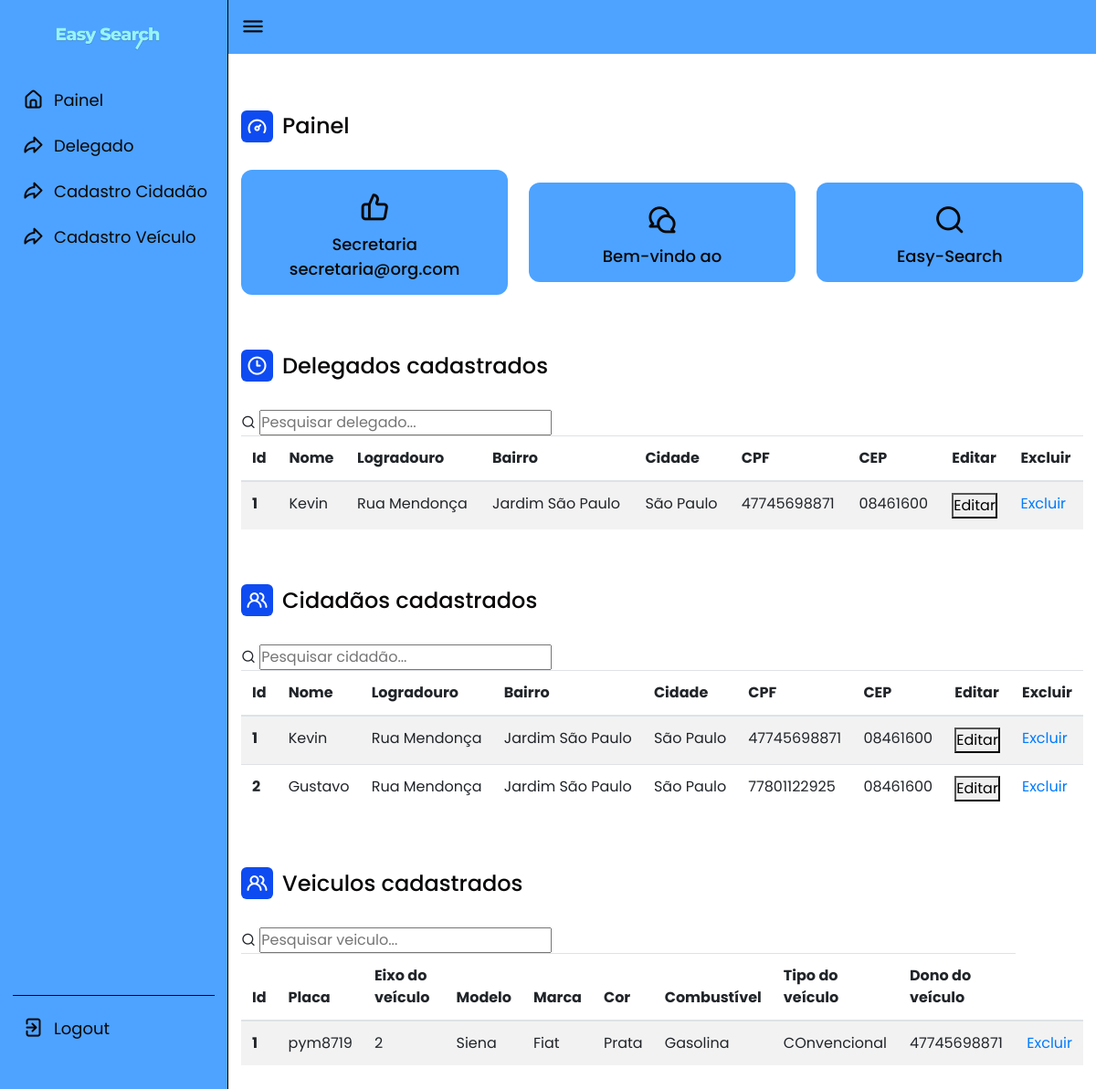
Screenshot of /secretaria/index.php (signed in) with the database file from the repository.
### tables this page shows
CREATE TABLE `tbdelegado` (
  `idDelegado` int(11) NOT NULL,
  `nomeDelegado` varchar(50) NOT NULL,
  `sobrenomeDelegado` varchar(50) NOT NULL,
  `cpfDelegado` varchar(11) NOT NULL,
  `generoDelegado` varchar(10) NOT NULL,
  `logradouroDelegado` varchar(100) NOT NULL,
  `numLogDelegado` int(11) NOT NULL,
  `cepDelegado` varchar(8) NOT NULL,
  `complementoDelegado` varchar(100) NOT NULL,
  `bairroDelegado` varchar(100) NOT NULL,
  `cidadeDelegado` varchar(100) NOT NULL,
  `senhaDelegado` varchar(50) NOT NULL,
  `idSecretaria` int(11) NOT NULL
);

CREATE TABLE `tbcidadao` (
  `idCidadao` int(11) NOT NULL,
  `nomeCidadao` varchar(50) NOT NULL,
  `sobrenomeCidadao` varchar(50) NOT NULL,
  `emailCidadao` varchar(100) NOT NULL,
  `cpfCidadao` varchar(11) NOT NULL,
  `generoCidadao` varchar(10) NOT NULL,
  `DataNascCidadao` date NOT NULL,
  `logradouroCidadao` varchar(100) NOT NULL,
  `numLogCidadao` int(11) NOT NULL,
  `cepCidadao` varchar(8) NOT NULL,
  `complementoCidadao` varchar(100) NOT NULL,
  `bairroCidadao` varchar(100) NOT NULL,
  `cidadeCidadao` varchar(100) NOT NULL,
  `idSituacao` int(11) DEFAULT NULL
);

CREATE TABLE `tbveiculo` (
  `idVeiculo` int(11) NOT NULL,
  `placaVeiculo` char(7) NOT NULL,
  `tipoEixoVeiculo` varchar(2) NOT NULL,
  `idModeloVeiculo` int(11) NOT NULL,
  `idMarca` int(11) NOT NULL,
  `idCor` int(11) NOT NULL,
  `idTipoCombustivel` int(11) NOT NULL,
  `idTipoVeiculo` int(11) NOT NULL,
  `idCidadao` int(11) NOT NULL
);

CREATE TABLE `tbmodeloveiculo` (
  `idModeloVeiculo` int(11) NOT NULL,
  `nomeModeloVeiculo` varchar(50) NOT NULL
);

CREATE TABLE `tbmarca` (
  `idMarca` int(11) NOT NULL,
  `nomeMarca` varchar(50) NOT NULL
);

CREATE TABLE `tbcor` (
  `idCor` int(11) NOT NULL,
  `nomeCor` varchar(50) NOT NULL
);

CREATE TABLE `tbtipocombustivel` (
  `idTipoCombustivel` int(11) NOT NULL,
  `TipoCombustivel` varchar(25) NOT NULL
);

CREATE TABLE `tbtipoveiculo` (
  `idTipoVeiculo` int(11) NOT NULL,
  `nomeTipoVeiculo` varchar(25) NOT NULL
);

### secretaria/index.php (the view, shortened to what the rows shown need)
<!DOCTYPE html>
<html lang="en">
<head>
    <link rel="stylesheet" href="./css/secretaria.css">
    <link rel="stylesheet" href="https://unicons.iconscout.com/release/v4.0.0/css/line.css">
    <link rel="stylesheet" href="https://maxcdn.bootstrapcdn.com/bootstrap/4.5.2/css/bootstrap.min.css">
</head>
<body>
    <section class="dashboard">
        <div class="dash-content">
                            <?php
                                $Id = $_SESSION['id'];
                            ?>
            <div class="activity">
                <?php
                    require_once '../dao/DelegadoDao.php';
                    try {
                        $listaDelegado = DelegadoDao::listardelegado();
                    } catch (Exception $e) {
                        echo '<pre>';
                        print_r($e);
                        echo '</pre>';
                        echo $e->getMessage();
                    }
                ?>
                <table id="tableDelegados" class="table table-striped">
                    <thead>
                        <tr>
                            <th scope="col">Id</th>
                            <th scope="col">Nome</th>
                            <th scope="col">Logradouro</th>
                            <th scope="col">Bairro</th>
                            <th scope="col">Cidade</th>
                            <th scope="col">CPF</th>
                            <th scope="col">CEP</th>
                            <th scope="col">Editar</th>
                            <th scope="col">Excluir</th>
                    </thead>
                    <tbody>
                        <?php foreach ($listaDelegado as $Delegado) { ?>
                            <?php if ($Delegado['idSecretaria'] == $Id) { ?>
                                <tr>
                                    <th class="table-cell" scope="row"><?php echo $Delegado['idDelegado']; ?></th>
                                    <td class="table-cell"><?php echo $Delegado['nomeDelegado']; ?></td>
                                    <td class="table-cell"><?php echo $Delegado['logradouroDelegado']; ?></td>
                                    <td class="table-cell"><?php echo $Delegado['bairroDelegado']; ?></td>
                                    <td class="table-cell"><?php echo $Delegado['cidadeDelegado']; ?></td>
                                    <td class="table-cell"><?php echo $Delegado['cpfDelegado']; ?></td>
                                    <td class="table-cell"><?php echo $Delegado['cepDelegado']; ?></td>
                                    <td class="table-cell">
                                    <button class="edit-button" data-toggle="modal" data-target="#modalEditar" data-id="<?php echo $Delegado['idDelegado']; ?>" data-nome="<?php echo $Delegado['nomeDelegado']; ?>" data-logradouro="<?php echo $Delegado['logradouroDelegado']; ?>" data-bairro="<?php echo $Delegado['bairroDelegado']; ?>" data-cidade="<?php echo $Delegado['cidadeDelegado']; ?>" data-cpf="<?php echo $Delegado['cpfDelegado']; ?>" data-cep="<?php echo $Delegado['cepDelegado']; ?>">Editar</button>
                                    </td>
                                    <td class="excluir-buttom"><a href="#" onclick="confirmarExclusao()">Excluir</a></td>
                                </tr>
                            <?php } ?>
                        <?php } ?>
                    </tbody>
                </table>
                <?php
                require_once '../dao/CidadaoDao.php';
                try {
                    $listaCidadao = CidadaoDao::listarcidadao();
                } catch (Exception $e) {
                    echo '<pre>';
                    print_r($e);
                    echo '</pre>';
                    echo $e->getMessage();
                }
                ?>
                <table id="tableCidadaos" class="table table-striped">
                    <thead>
                        <tr>
                            <th scope="col">Id</th>
                            <th scope="col">Nome</th>
                            <th scope="col">Logradouro</th>
                            <th scope="col">Bairro</th>
                            <th scope="col">Cidade</th>
                            <th scope="col">CPF</th>
                            <th scope="col">CEP</th>
                            <th scope="col">Editar</th>
                            <th scope="col">Excluir</th>
                        </tr>
                    </thead>
                    <tbody>
                        <?php foreach ($listaCidadao as $Cidadao) { ?>
                            <tr>
                                <th class="table-cell" scope="row"><?php echo $Cidadao['idCidadao']; ?></th>
                                <td class="table-cell"><?php echo $Cidadao['nomeCidadao']; ?></td>
                                <td class="table-cell"><?php echo $Cidadao['logradouroCidadao']; ?></td>
                                <td class="table-cell"><?php echo $Cidadao['bairroCidadao']; ?></td>
                                <td class="table-cell"><?php echo $Cidadao['cidadeCidadao']; ?></td>
                                <td class="table-cell"><?php echo $Cidadao['cpfCidadao']; ?></td>
                                <td class="table-cell"><?php echo $Cidadao['cepCidadao']; ?></td>
                                <td class="table-cell">
                                <button class="edit-button2" data-toggle="modal" data-target="#modalEditarCidadao" data-id="<?php echo $Cidadao['idCidadao']; ?>" data-nome="<?php echo $Cidadao['nomeCidadao']; ?>" data-logradouro="<?php echo $Cidadao['logradouroCidadao']; ?>" data-bairro="<?php echo $Cidadao['bairroCidadao']; ?>" data-cidade="<?php echo $Cidadao['cidadeCidadao']; ?>" data-cpf="<?php echo $Cidadao['cpfCidadao']; ?>" data-cep="<?php echo $Cidadao['cepCidadao']; ?>">Editar</button>
                                </td>
                                <td class="excluir-buttom"><a href="#" onclick="confirmarExclusao()">Excluir</a></td>
                            </tr>
                        <?php } ?>
                    </tbody>
                </table>
                <?php
                require_once '../dao/VeiculoDao.php';
                try {
                    $listarVeiculo = VeiculoDao::listarVeiculo();
                } catch (Exception $e) {
                    echo '<pre>';
                    print_r($e);
                    echo '</pre>';
                    echo $e->getMessage();
                }
                ?>
                <table id="tableVeiculos" class="table table-striped">
                    <thead>
                        <tr>
                            <th scope="col">Id</th>
                            <th scope="col">Placa</th>
                            <th scope="col">Eixo do veículo</th>
                            <th scope="col">Modelo</th>
                            <th scope="col">Marca</th>
                            <th scope="col">Cor</th>
                            <th scope="col">Combustível</th>
                            <th scope="col">Tipo do veículo</th>
                            <th scope="col">Dono do veículo</th>
                        </tr>
                    </thead>
                    <tbody>
                <tbody>
                        <?php foreach ($listarVeiculo as $veiculo) { ?>
                            <tr>
                                <th class="table-cell" scope="row"><?php echo $veiculo['idVeiculo']; ?></th>
                                <td class="table-cell"><?php echo $veiculo['placaVeiculo']; ?></td>
                                <td class="table-cell"><?php echo $veiculo['tipoEixoVeiculo']; ?></td>
                                <td class="table-cell"><?php echo $veiculo['nomeModeloVeiculo']; ?></td>
                                <td class="table-cell"><?php echo $veiculo['nomeMarca']; ?></td>
                                <td class="table-cell"><?php echo $veiculo['nomeCor']; ?></td>
                                <td class="table-cell"><?php echo $veiculo['TipoCombustivel']; ?></td>
                                <td class="table-cell"><?php echo $veiculo['nomeTipoVeiculo']; ?></td>
                                <td class="table-cell"><?php echo $veiculo['cpfCidadao']; ?></td>
                                <td class="table-cell"><a href="exclusao_veiculo.php?id=<?php echo $veiculo['idVeiculo'];?>">Excluir</a></td>
                            </tr>
                        <?php } ?>
                    </tbody>
                </table>
            </div>
        </div>
    </section>
</body>
</html>
<?php
        require_once '../dao/DelegadoDao.php';
        require_once '../dao/CidadaoDao.php';
        require_once '../dao/VeiculoDao.php';
        ?>
</body>
</html>

### rows the page displays
tbdelegado: idDelegado "1", nomeDelegado "Kevin", logradouroDelegado "Rua Mendonça", bairroDelegado "Jardim São Paulo", cidadeDelegado "São Paulo", cpfDelegado "47745698871", cepDelegado "08461600"
tbcidadao: idCidadao "1", nomeCidadao "Kevin", logradouroCidadao "Rua Mendonça", bairroCidadao "Jardim São Paulo", cidadeCidadao "São Paulo", cpfCidadao "47745698871", cepCidadao "08461600"
tbcidadao: idCidadao "2", nomeCidadao "Gustavo", logradouroCidadao "Rua Mendonça", bairroCidadao "Jardim São Paulo", cidadeCidadao "São Paulo", cpfCidadao "77801122925", cepCidadao "08461600"
tbveiculo: idVeiculo "1", placaVeiculo "pym8719", tipoEixoVeiculo "2", idModeloVeiculo.nomeModeloVeiculo "Siena", idMarca.nomeMarca "Fiat", idCor.nomeCor "Prata", idTipoCombustivel.TipoCombustivel "Gasolina", idTipoVeiculo.nomeTipoVeiculo "COnvencional", idCidadao.cpfCidadao "47745698871"

### other values shown
$Email "secretaria@org.com"
